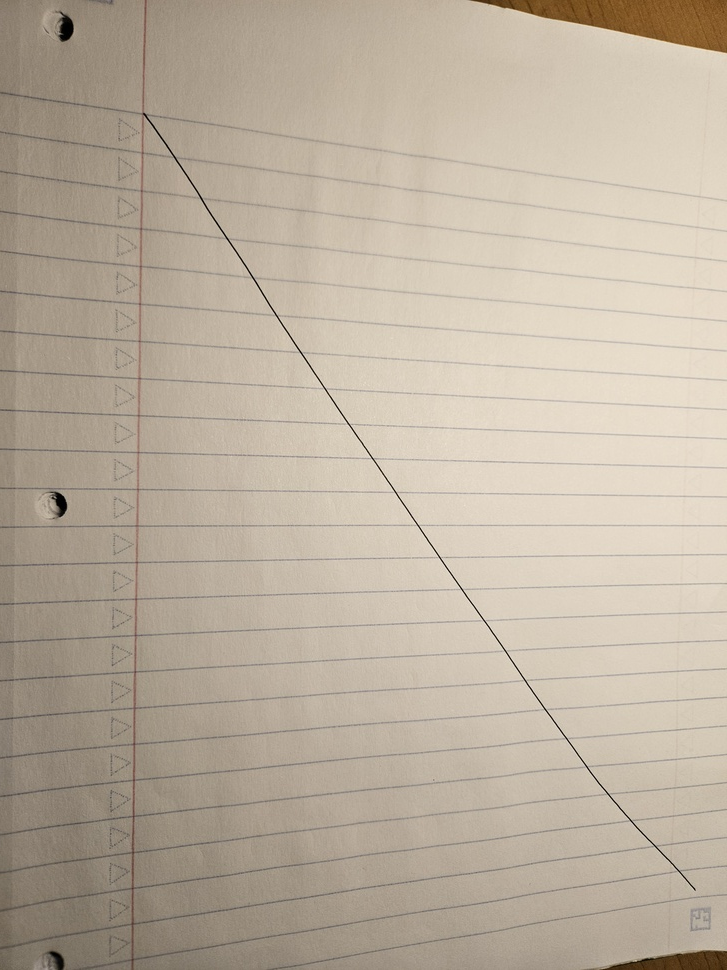
#> input picture image_processing/tests/line_test.jpg, 727 x 970 px, shrunk from 3000 x 4000 before the run, found by its file name
$ python preprocessing_lse.py
#> lines starting #> are read from the running program, lines starting #| are printed output that depends on the picture; after the words box and inside, x2 and y2 are one past the last pixel; in counts of white or black regions, pixels touching at a corner belong together; long printed decimals are rounded
### image_processing/getImage.py
import cv2
import numpy as np

#Goal: Take an image and convert it to a usable matrix

def get_image(image_path):

#load in with grayscale
    img=cv2.imread(image_path, 0)
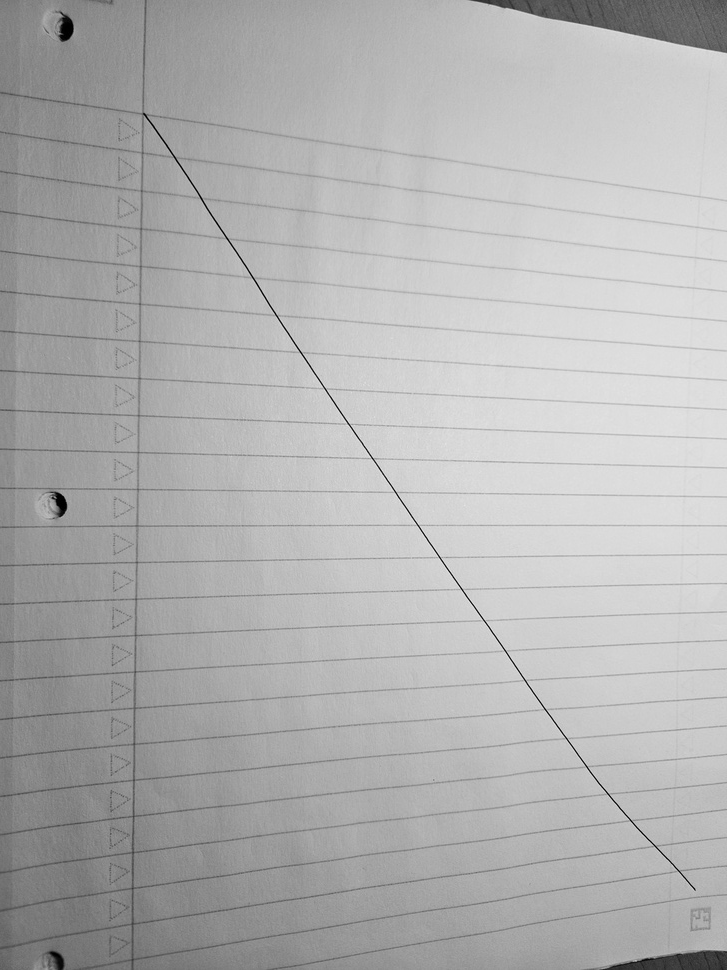
#> img: shape (970, 727); min 0, max 237, mean 177.5

#finding points(estimated points)

#here is where ml model 1 will be helpful
    points=np.where(img < 10, 1, 0)
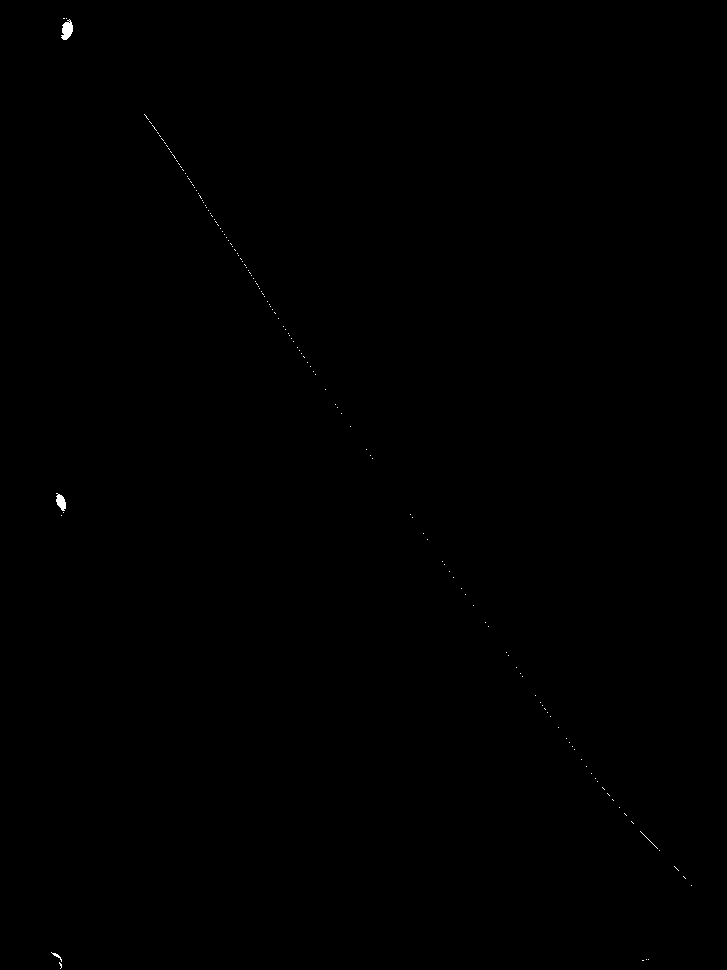
#> points: shape (970, 727) int64; values 0 (black) and 1 (white), 0.08% white; 143 white regions (140 under 20 px), largest, box (x1, y1, x2, y2) and area: (61, 19, 73, 40) 166, (56, 493, 66, 511) 116, (51, 952, 62, 962) 27

    height,width=points.shape
#> height = 970; width = 727

    ys,xs=(points==1).nonzero()
#> ys = 539 values from 18 to 968; xs = 539 values, max 691 at index 497, min 51 at index 498, mean 182.7

#get the x and y values of all points
    x=xs.astype(float)
#> x has the same summary as xs
    y=(height-1-ys).astype(float)
#> y = 539 values, max 951 at index 0, min 1 at index 538, mean 610

#ensure uniqueness

    return x,y

### image_processing/preprocessing_lse.py
from getImage import *
import matplotlib.pyplot as plt
import numpy as np

image_path=r"C:\Users\Bose\Desktop\USC\projects\graphing_Project\graphing_Project\image_processing\tests\line_test.jpg"
x_matrix,y_matrix=get_image(image_path)
#> x_matrix has the same summary as xs in get_image; y_matrix has the same summary as y in get_image


#LSE initial method
A=np.vstack([np.ones_like(x_matrix),x_matrix]).T
#> A = 539 pairs, first value 1 to 1, second value 51 to 691
b=np.linalg.inv(A.T @ A) @ (A.T @ y_matrix)
#> b = [760.8, -0.825]
intercept, slope=b
#> intercept = 760.8; slope = -0.825

plt.figure(figsize=(10,10))
plt.scatter(x_matrix,y_matrix, color="blue",linewidth=1)
x=np.linspace(0, x_matrix.max())
#> x = 50 values from 0 to 691
y=x*slope + intercept
#> y = 50 values, max 760.8 at index 0, min 190.7 at index 49, mean 475.7
plt.plot(x,y, color="Red")
plt.title("Plot of least squares against all points")
plt.show()
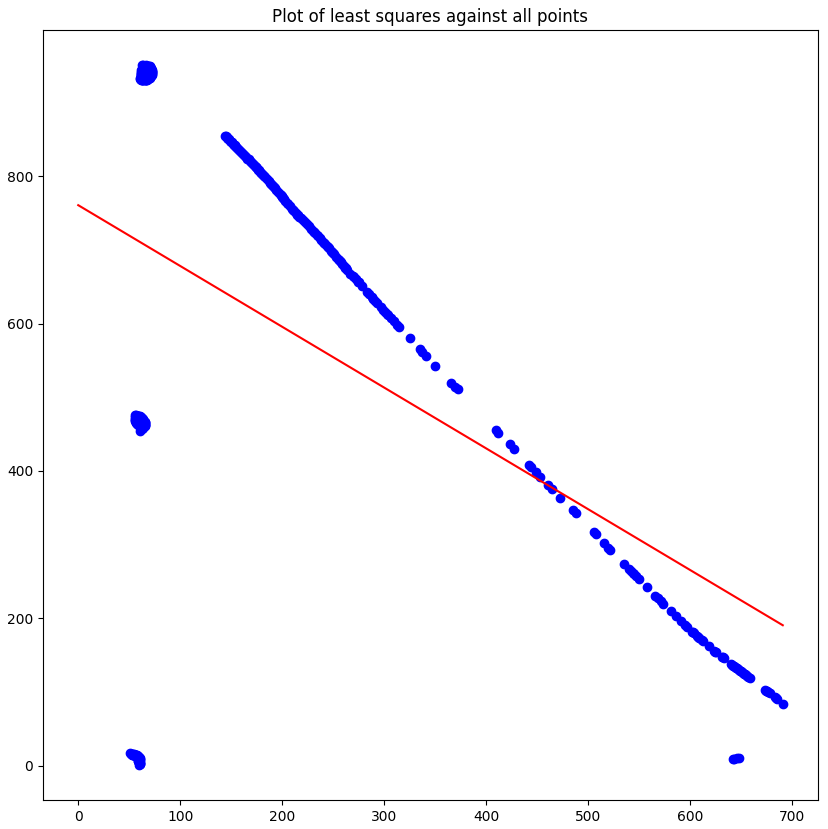
#> figure drawn by matplotlib, 1 panel; curve peaks at x = 0, y = 760.8
#| Intercept:  760.759
#| Slope:  -0.825

#calculate r^2
def calculate_r2(y_matrix, y_expected):
    sum_squared_error=0
    sum_squared_total=0
    coefficient=(len(y_matrix)-1)/(len(y_matrix)-2)
#> coefficient = 1
    for i in range(0, 50):
        sum_squared_error+=(y_expected[i]-y_matrix[i])**2
        sum_squared_total+=y_matrix[i]**2
#> this loop made 50 passes
#> (sum_squared_error, sum_squared_total) on passes 1 to 12: (36191.8, 904401), (76945.6, 1808802), (122532.3, 2713203), (172773.1, 3615703), (227894.2, 4516304), (288613.8, 5416905), (355202.5, 6317506), (427392.6, 7216210), (505970, 8114914), (590622.4, 9011723), (682180.3, 9908532), (780914.4, 10805341)
#> after the loop, sum_squared_error = 12419750.6; sum_squared_total = 44719560
    return 1-coefficient*sum_squared_error/sum_squared_total


#output
print("Intercept: ",intercept)
print("Slope: ",slope)
print("r^2: ",calculate_r2(y_matrix,y))
#| r^2:  0.7218
